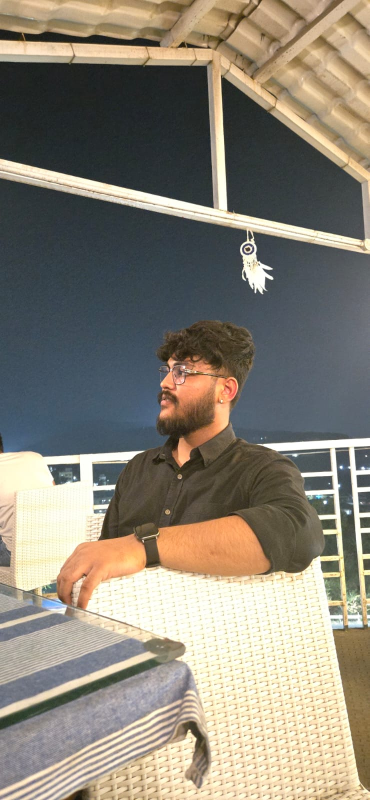
#> input picture dataset/original_photo.jpg, 739 x 1600 px (shown at 1/2 size)
$ python task3_object_recognition.py
#> lines starting #> are read from the running program, lines starting #| are printed output that depends on the picture
### src/utils.py
"""Utility functions for CCA 3 Computer Vision Assignment.
Provides image I/O, noise injection, metric computation (PSNR/SSIM),
and publication-quality Matplotlib visualizer helpers.
"""

from pathlib import Path
from typing import Dict, List, Optional, Tuple, Union
import cv2
import matplotlib.pyplot as plt
import numpy as np
from skimage.metrics import structural_similarity as ssim_fn


def ensure_dir(dir_path: Union[str, Path]) -> Path:
    """Ensure a directory exists and return it as a Path object."""
    p = Path(dir_path)
    p.mkdir(parents=True, exist_ok=True)
    return p


def load_image(image_path: Union[str, Path], as_gray: bool = False) -> Optional[np.ndarray]:
    """Load an image from disk using OpenCV, returning RGB or Grayscale numpy array.

    Args:
        image_path: Path to the image file.
        as_gray: If True, return single-channel grayscale (uint8).

    Returns:
        np.ndarray image in RGB (H, W, 3) or Grayscale (H, W), or None on failure.
    """
    path_str = str(image_path)
    flag = cv2.IMREAD_GRAYSCALE if as_gray else cv2.IMREAD_COLOR
    bgr_or_gray = cv2.imread(path_str, flag)

    if bgr_or_gray is None:
        return None

    if as_gray:
        return bgr_or_gray
    return cv2.cvtColor(bgr_or_gray, cv2.COLOR_BGR2RGB)


def save_image(save_path: Union[str, Path], image: np.ndarray, is_rgb: bool = True) -> bool:
    """Save a numpy image array to disk safely.

    Args:
        save_path: Target path to save the image.
        image: Image array (RGB, Grayscale, or binary).
        is_rgb: Set to True if image is RGB, so it gets converted to BGR for OpenCV.
    """
    p = Path(save_path)
    ensure_dir(p.parent)

    # Ensure correct dtype
    if image.dtype != np.uint8:
        if np.max(image) <= 1.0:
            to_save = (image * 255.0).clip(0, 255).astype(np.uint8)
        else:
            to_save = image.clip(0, 255).astype(np.uint8)
    else:
        to_save = image

    if is_rgb and len(to_save.shape) == 3 and to_save.shape[2] == 3:
        bgr = cv2.cvtColor(to_save, cv2.COLOR_RGB2BGR)
    else:
        bgr = to_save

    return bool(cv2.imwrite(str(p), bgr))


# [111 lines left out: functions compute_psnr, compute_ssim, add_gaussian_noise, add_salt_and_pepper_noise, save_grid_figure, not called in this run]

### src/task3_object_recognition.py
"""Task 3: Object Recognition Using Viola–Jones (Haar Cascade) and YOLO.
Part of CCA 3 Computer Vision Assignment (Unit 5).

Techniques implemented:
  1. Face detection using Viola-Jones Haar Cascade classifier
  2. Multi-class object detection using Ultralytics YOLOv8 nano (COCO pretrained)
  3. Bounding box rendering with class labels and confidence scores
  4. Comparative analysis: Classical vs Deep Learning Object Detectors
  5. Empirical failure/limitation analysis (profile angles, lighting, occlusions)
"""

from pathlib import Path
from typing import Dict, Any, Optional, Tuple, List
import cv2
import matplotlib.pyplot as plt
import numpy as np

from src.utils import (
    ensure_dir,
    load_image,
    save_image,
)


def get_haar_cascade_path() -> Path:
    """Locate the bundled or system Haar Cascade XML file."""
    # Check local bundled models folder first
    local_path = Path(__file__).resolve().parent / "models" / "haarcascade_frontalface_default.xml"
    if local_path.exists():
        return local_path

    # Check OpenCV system data path
    if hasattr(cv2, "data") and hasattr(cv2.data, "haarcascades"):
        sys_path = Path(cv2.data.haarcascades) / "haarcascade_frontalface_default.xml"
        if sys_path.exists():
            return sys_path

    # Check current directory
    root_path = Path(__file__).resolve().parent.parent / "src" / "models" / "haarcascade_frontalface_default.xml"
    return root_path


def detect_faces_haar(
    image: np.ndarray,
    cascade_path: Optional[Path] = None,
    scale_factor: float = 1.1,
    min_neighbors: int = 5,
) -> Tuple[np.ndarray, List[Dict[str, Any]]]:
    """Detect human faces using the classical Viola-Jones Haar Cascade classifier.

    Returns:
        Annotated RGB image and list of detected face dictionaries.
    """
    if cascade_path is None:
        cascade_path = get_haar_cascade_path()

    if not cascade_path.exists():
        raise FileNotFoundError(
            f"Haar cascade XML not found at {cascade_path}. "
            "Please ensure haarcascade_frontalface_default.xml is present."
        )

    face_cascade = cv2.CascadeClassifier(str(cascade_path))
    if face_cascade.empty():
        raise RuntimeError(f"Failed to load Haar Cascade from {cascade_path}")

    # Convert to grayscale and equalize histogram for illumination invariance
    if image.ndim == 3:
        gray = cv2.cvtColor(image, cv2.COLOR_RGB2GRAY)
    else:
        gray = image.copy()

    gray_eq = cv2.equalizeHist(gray)

    # Detect faces
    faces = face_cascade.detectMultiScale(
        gray_eq,
        scaleFactor=scale_factor,
        minNeighbors=min_neighbors,
        minSize=(30, 30),
    )

    annotated = image.copy() if image.ndim == 3 else cv2.cvtColor(image, cv2.COLOR_GRAY2RGB)
    detections: List[Dict[str, Any]] = []

    for (x, y, w, h) in faces:
        # Draw bounding rectangle (Blue)
        cv2.rectangle(annotated, (x, y), (x + w, y + h), (30, 144, 255), 3)
        label = "Face (Haar Cascade: No Conf)"

        # Draw text label banner
        (text_w, text_h), baseline = cv2.getTextSize(label, cv2.FONT_HERSHEY_SIMPLEX, 0.55, 2)
        cv2.rectangle(annotated, (x, y - text_h - 10), (x + text_w + 6, y), (30, 144, 255), -1)
        cv2.putText(
            annotated, label, (x + 3, y - 5),
            cv2.FONT_HERSHEY_SIMPLEX, 0.55, (255, 255, 255), 2, cv2.LINE_AA
        )
        detections.append({
            "class": "face",
            "confidence": None,  # Classical Viola-Jones does not output continuous confidence
            "bbox": [int(x), int(y), int(w), int(h)],
        })

    return annotated, detections


def detect_objects_yolo(
    image: np.ndarray,
    model_name: str = "yolov8n.pt",
    conf_threshold: float = 0.25,
) -> Tuple[np.ndarray, List[Dict[str, Any]]]:
    """Detect objects using Ultralytics YOLOv8 (Deep Learning CNN-based detector).

    Returns:
        Annotated RGB image and list of detected object dictionaries.
    """
    try:
        from ultralytics import YOLO
    except ImportError:
        raise ImportError("Ultralytics is required for Task 3. Install via 'pip install ultralytics'.")

    # Load YOLO model (will automatically load local or download nano weights)
    model = YOLO(model_name)

    # Run inference on RGB image
    results = model.predict(image, conf=conf_threshold, verbose=False)[0]

    annotated = image.copy() if image.ndim == 3 else cv2.cvtColor(image, cv2.COLOR_GRAY2RGB)
    detections: List[Dict[str, Any]] = []

    names = results.names
    boxes = results.boxes

    # Distinct vibrant colors for visual distinction
    color_palette = [
        (46, 204, 113),  # Emerald Green
        (231, 76, 60),   # Red
        (155, 89, 182),  # Purple
        (241, 196, 15),  # Yellow
        (52, 152, 219),  # Blue
        (230, 126, 34),  # Orange
    ]

    for i, box in enumerate(boxes):
        xyxy = box.xyxy[0].cpu().numpy().astype(int)
        conf = float(box.conf[0].cpu().numpy())
        cls_id = int(box.cls[0].cpu().numpy())
        cls_name = names.get(cls_id, f"Class {cls_id}")

        x1, y1, x2, y2 = xyxy
        color = color_palette[cls_id % len(color_palette)]

        # Draw bounding box
        cv2.rectangle(annotated, (x1, y1), (x2, y2), color, 3)
        label = f"{cls_name}: {conf:.2f}"

        # Draw filled label background
        (text_w, text_h), baseline = cv2.getTextSize(label, cv2.FONT_HERSHEY_SIMPLEX, 0.6, 2)
        cv2.rectangle(annotated, (x1, max(0, y1 - text_h - 10)), (x1 + text_w + 6, max(text_h + 10, y1)), color, -1)
        cv2.putText(
            annotated, label, (x1 + 3, max(text_h + 3, y1 - 4)),
            cv2.FONT_HERSHEY_SIMPLEX, 0.6, (255, 255, 255), 2, cv2.LINE_AA
        )

        detections.append({
            "class": cls_name,
            "confidence": round(conf, 4),
            "bbox": [int(x1), int(y1), int(x2 - x1), int(y2 - y1)],
        })

    return annotated, detections


def run_object_recognition(
    image: np.ndarray,
    output_dir: Path,
) -> Dict[str, Any]:
    """Execute Task 3: Run Haar Cascade and YOLO, save figures and comparison report."""
    ensure_dir(output_dir)
    print("\n--- Running Task 3: Object Recognition (Viola-Jones & YOLO) ---")

    # 1. Viola-Jones Haar Cascade
    haar_annotated, haar_detections = detect_faces_haar(image)
    save_image(output_dir / "01_haar_face_detections.png", haar_annotated)
    print(f" [DONE] Viola-Jones Haar Cascade detected {len(haar_detections)} face(s).")

    # 2. YOLOv8 Deep Learning Detector
    yolo_annotated, yolo_detections = detect_objects_yolo(image, model_name="yolov8n.pt", conf_threshold=0.25)
    save_image(output_dir / "02_yolo_object_detections.png", yolo_annotated)
    print(f" [DONE] YOLOv8 detected {len(yolo_detections)} object(s).")

    # Class breakdown
    class_counts: Dict[str, int] = {}
    for d in yolo_detections:
        c = d["class"]
        class_counts[c] = class_counts.get(c, 0) + 1

    # 3. Save Side-by-Side Comparison Figure
    fig, axes = plt.subplots(1, 3, figsize=(20, 7))
    axes[0].imshow(image)
    axes[0].set_title("Input Scene / Photograph", fontsize=12, fontweight="bold")
    axes[0].axis("off")

    axes[1].imshow(haar_annotated)
    axes[1].set_title(
        f"Viola-Jones Haar Cascade\nDetected Faces: {len(haar_detections)} (Rigid feature cascade)",
        fontsize=12, fontweight="bold"
    )
    axes[1].axis("off")

    yolo_summary_str = ", ".join([f"{k}: {v}" for k, v in class_counts.items()]) if class_counts else "None"
    axes[2].imshow(yolo_annotated)
    axes[2].set_title(
        f"Ultralytics YOLOv8 Multi-Object Detection\nTotal Objects: {len(yolo_detections)} ({yolo_summary_str})",
        fontsize=12, fontweight="bold"
    )
    axes[2].axis("off")

    fig.suptitle("Task 3: Object Recognition Comparison (Classical Viola–Jones vs Deep Learning YOLO)", fontsize=15, fontweight="bold", y=0.98)
    plt.tight_layout()
    plt.savefig(str(output_dir / "fig1_detection_comparison_montage.png"), dpi=300, bbox_inches="tight")
    plt.close(fig)

    # 4. Print Comparison Table
    print("\n[Object Recognition Architecture Comparison Table]")
    print("-" * 80)
    print(f"{'Feature / Metric':<30} | {'Viola–Jones (Haar Cascade)':<25} | {'Ultralytics YOLOv8'}")
    print("-" * 80)
    print(f"{'Underlying Paradigm':<30} | {'Handcrafted Haar-like features':<25} | {'Deep CNN (Anchor-Free)'}")
    print(f"{'Classifier Mechanism':<30} | {'AdaBoost Cascaded Classifiers':<25} | {'Single-stage end-to-end tensor'}")
    print(f"{'Classes Supported':<30} | {'Specific (Frontal Faces)':<25} | {'80 Common Objects (COCO)'}")
    print(f"{'Confidence Estimation':<30} | {'Binary acceptance (No score)':<25} | {'Calibrated Softmax Probabilities'}")
    print(f"{'Rotation / Pose Tolerance':<30} | {'Low (< 15-20° tilt)':<25} | {'High (In-plane and perspective)'}")
    print(f"{'Detected in Current Image':<30} | {f'{len(haar_detections)} face(s)':<25} | {f'{len(yolo_detections)} object(s)'}")
    print("-" * 80)

    # 5. Failure / Edge Case Documentation (Assignment Requirement)
    failure_notes = []
    if len(haar_detections) == 0:
        failure_notes.append(
            "Haar Cascade Missed Detection: No frontal face was detected. "
            "Causes: The subject is looking away, head is tilted, lighting is uneven, or no person is in the frame."
        )
    if len(yolo_detections) == 0:
        failure_notes.append(
            "YOLO Low Confidence / Miss: No object met the confidence threshold of 0.25. "
            "Causes: Objects in the image may not belong to the 80 COCO classes, or are heavily occluded."
        )
    if not failure_notes:
        failure_notes.append(
            "Observation: Viola-Jones successfully identified frontal facial regions but ignored other objects in the scene. "
            "YOLO successfully localized multi-class objects with high confidence scores, exhibiting superior generalization."
        )

    print("\n[Detector Observations & Limitation Analysis]")
    for note in failure_notes:
        print(f" * {note}")

    return {
        "status": "success",
        "haar": {
            "total_faces": len(haar_detections),
            "detections": haar_detections,
        },
        "yolo": {
            "total_objects": len(yolo_detections),
            "classes_detected": class_counts,
            "detections": yolo_detections,
        },
        "failure_analysis": failure_notes,
        "output_dir": str(output_dir),
    }


def run_task3(
    image_path: Optional[Path] = None,
    output_dir: Optional[Path] = None,
) -> Dict[str, Any]:
    """Execute complete Task 3 runner with validation."""
    project_root = Path(__file__).resolve().parent.parent
    if image_path is None:
        image_path = project_root / "dataset" / "original_photo.jpg"
    if output_dir is None:
        output_dir = project_root / "outputs" / "task3_object_recognition"

    print("=" * 70)
    print("      TASK 3: OBJECT RECOGNITION (VIOLA–JONES & YOLO)")
    print("=" * 70)
    print(f"Input image : {image_path}")
    print(f"Output path : {output_dir}")

    if not image_path.exists():
        msg = (
            f"ERROR: Dataset image not found at '{image_path}'.\n"
            "Please ensure 'dataset/original_photo.jpg' is present.\n"
            "(If you have 'dataset/original_video.mp4', you can also run frame extraction)."
        )
        print(f"\n[!] {msg}\n")
        return {"status": "failed", "error": msg}

    img = load_image(image_path)
#> in load_image, bgr_or_gray is the input picture: shape (1600, 739, 3); mean B, G, R 118, 131.1, 137.6
    if img is None:
        msg = f"ERROR: Failed to decode image at '{image_path}'."
        print(f"\n[!] {msg}\n")
        return {"status": "failed", "error": msg}

    # Proportional resize if massive
    h, w = img.shape[:2]
#> h = 1600; w = 739
    if max(h, w) > 1600:
        scale = 1600.0 / max(h, w)
        img = cv2.resize(img, (int(w * scale), int(h * scale)), interpolation=cv2.INTER_AREA)

    results = run_object_recognition(img, output_dir)
#> in detect_faces_haar, `gray = cv2.cvtColor(image, cv2.COLOR_RGB2GRAY)`:
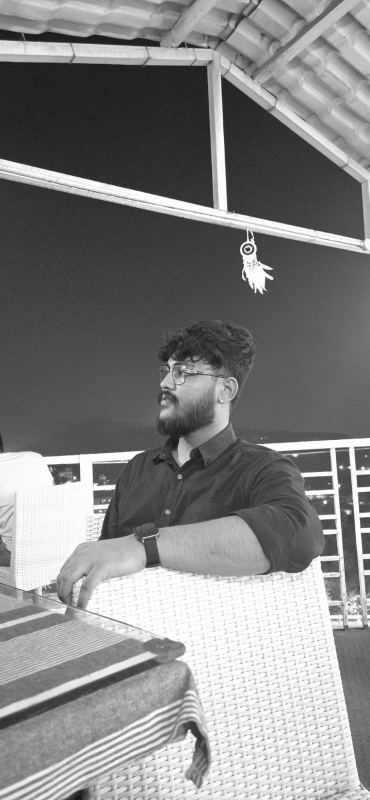
#> gray: shape (1600, 739) (shown at 1/2 size); min 10, max 255, mean 131.6
#> in detect_faces_haar, `gray_eq = cv2.equalizeHist(gray)`:
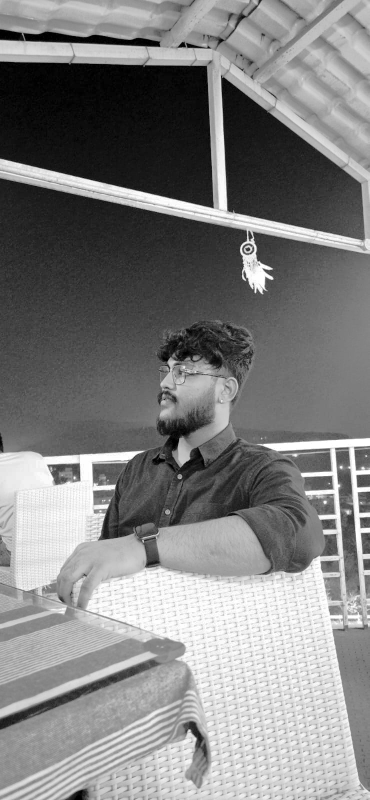
#> gray_eq: shape (1600, 739) (shown at 1/2 size); min 0, max 255, mean 128.3
#> in detect_faces_haar, `faces = face_cascade.detectMultiScale( gray_eq, scaleFactor=scale_fact..`: faces = [[232, 976, 54, 54], [174, 942, 67, 67]]
#> the loop in detect_faces_haar, `for (x, y, w, h) in faces:` made 2 passes
#> (x, y, w, h, label, text_w, text_h, baseline) on passes 1 to 2: (232, 976, 54, 54, 'Face (Haar Cascade: No Conf)', 272, 13, 6), (174, 942, 67, 67, 'Face (Haar Cascade: No Conf)', 272, 13, 6)
#> after the loop in detect_faces_haar, `for (x, y, w, h) in faces:`:
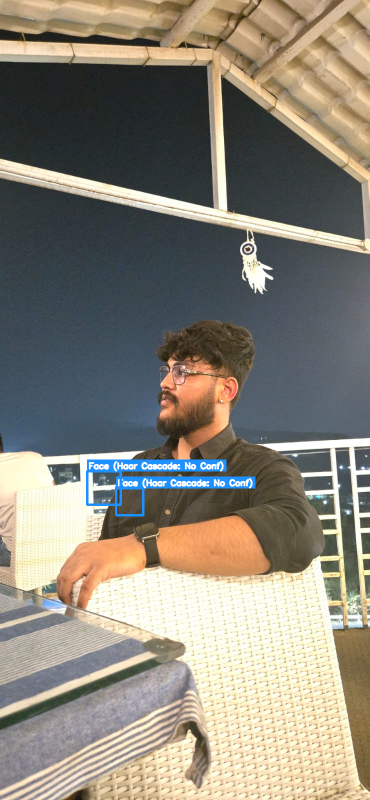
#> annotated: shape (1600, 739, 3) (shown at 1/2 size); mean R, G, B 137.6, 132.3, 120.4
#> after the loop in detect_faces_haar, `for (x, y, w, h) in faces:`: detections = 2 items
#|  [DONE] Viola-Jones Haar Cascade detected 2 face(s).
    print("\n" + "=" * 70)
    print(" Task 3 completed successfully! Check outputs/task3_object_recognition/")
    print("=" * 70)
    return results


if __name__ == "__main__":
    run_task3()
#> (the call stopped at in detect_objects_yolo, `model = YOLO(model_name)`: ultralytics is not available in this run)
